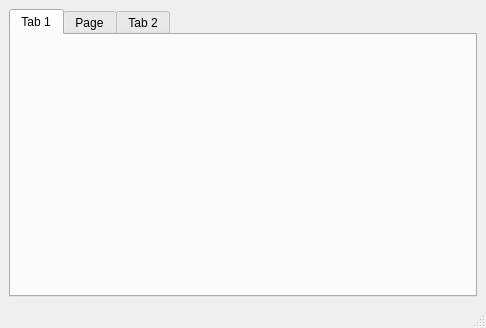
<?xml version="1.0" encoding="UTF-8"?>
<ui version="4.0">
 <class>MainWindow</class>
 <widget class="QMainWindow" name="MainWindow">
  <property name="geometry">
   <rect>
    <x>0</x>
    <y>0</y>
    <width>486</width>
    <height>328</height>
   </rect>
  </property>
  <property name="windowTitle">
   <string>MainWindow</string>
  </property>
  <widget class="QWidget" name="centralwidget">
   <layout class="QVBoxLayout" name="verticalLayout">
    <item>
     <widget class="QTabWidget" name="tabWidget">
      <widget class="QWidget" name="tab">
       <property name="layoutDirection">
        <enum>Qt::LeftToRight</enum>
       </property>
       <attribute name="title">
        <string>Tab 1</string>
       </attribute>
      </widget>
      <widget class="QWidget" name="tab_3">
       <attribute name="title">
        <string>Page</string>
       </attribute>
       <layout class="QVBoxLayout" name="verticalLayout_2"/>
      </widget>
      <widget class="QWidget" name="tab_2">
       <attribute name="title">
        <string>Tab 2</string>
       </attribute>
      </widget>
     </widget>
    </item>
   </layout>
  </widget>
  <widget class="QStatusBar" name="statusbar"/>
 </widget>
 <resources/>
 <connections/>
</ui>
